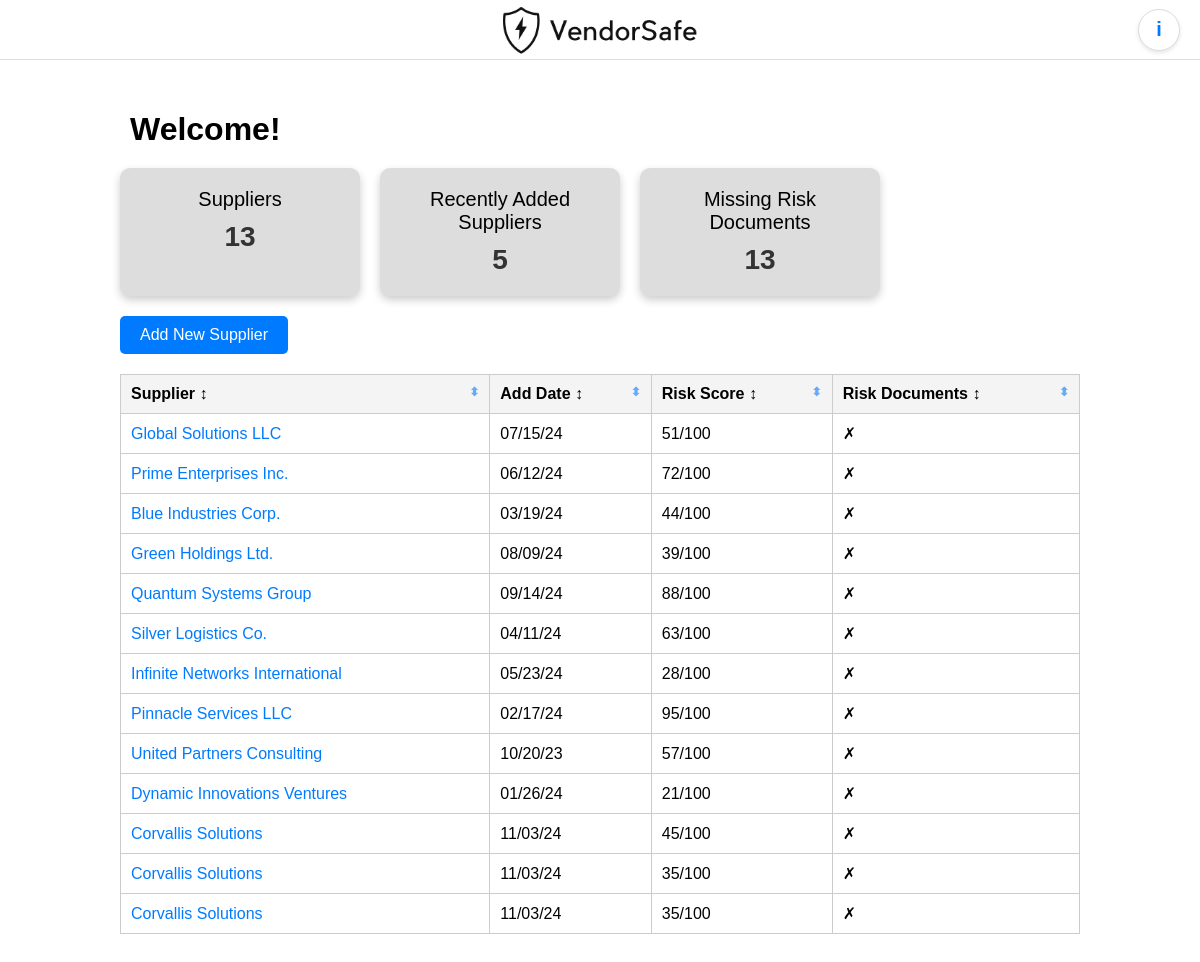
The page / on the database its author committed.
### tables this page shows
CREATE TABLE suppliers (
        vendorId INTEGER PRIMARY KEY AUTOINCREMENT,
        name TEXT NOT NULL,
        addDate TEXT,
        riskScore TEXT,
        hasRiskDocuments BOOLEAN,
        companyAddress TEXT,
        contactName TEXT,
        contactEmail TEXT,
        contactPhone TEXT,
        cybersecurityPolicy TEXT,
        isoCertified TEXT,
        securityTraining TEXT,
        incidentResponse TEXT,
        dataAccessLevel TEXT,
        complianceAudits TEXT
    );

### App.py (the view)
@app.route('/')
def Dashboard():
    conn = get_db_connection()
    suppliers = conn.execute('SELECT * FROM suppliers').fetchall()
    conn.close()
    supplier_data = []
    for supplier in suppliers:
        supplier_dict = dict(supplier)  # Convert sqlite3.Row to a dictionary
        supplier_dict['hasRiskDocuments'] = check_if_supplier_has_documents(supplier_dict['vendorId'])
        supplier_data.append(supplier_dict)
    three_months_ago = datetime.now() - timedelta(days=90)
    recently_added = sum(
        1 for supplier in supplier_data if datetime.strptime(supplier['addDate'], "%m/%d/%y") >= three_months_ago
    )
    missing_documents_count = sum(1 for supplier in supplier_data if not supplier['hasRiskDocuments'])
    data = {
        "suppliers": len(supplier_data),
        "recentlyAdded": recently_added,
        "missingDocuments": missing_documents_count,
        "vendors": supplier_data
    }
    return render_template('Index.html', data=data)

### App.py (called while the page is built)
def get_db_connection():
    conn = sqlite3.connect(DATABASE)
    conn.row_factory = sqlite3.Row
    return conn

def check_if_supplier_has_documents(supplier_id):
    files_in_folder = os.listdir(UPLOAD_FOLDER)
    return any(file.startswith(f"{supplier_id}_") for file in files_in_folder)

### Templates/Index.html (shortened to what this page needs)
<!DOCTYPE html>
<html lang="en">
<head>
    <link rel="stylesheet" href="{{ url_for('static', filename='css/Style.css') }}">
</head>
<body>
    <header class="logoContainer">
        <img src="{{ url_for('static', filename='Images/VendorSafeLogo.png') }}" alt="VendorSafe Logo" class="logo">
        <span onclick="ToggleInfo()" class="infoIcon">i</span>
    </header>
    <div class="dashboard">
        <h1 class="welcomeMessage">Welcome!</h1>
        <div class="summary">
            <div class="summaryBox" onclick="filterTable('all')" style="cursor: pointer;">Suppliers <br><span>{{ data['suppliers'] }}</span></div>
            <div class="summaryBox" onclick="filterTable('recent')" style="cursor: pointer;">Recently Added Suppliers <br><span>{{ data['recentlyAdded'] }}</span></div>
            <div class="summaryBox" onclick="filterTable('missing')" style="cursor: pointer;">Missing Risk Documents <br><span>{{ data['missingDocuments'] }}</span></div>
        </div>
        <div class="table-controls">
            <a href="{{ url_for('AddVendor') }}" class="addSupplierBtn">Add New Supplier</a>
        </div>
        <table id="supplierTable">
            <thead>
                <tr>
                    <th onclick="sortTable(0)">Supplier <span class="sort-icon">↕</span></th>
                    <th onclick="sortTable(1)">Add Date <span class="sort-icon">↕</span></th>
                    <th onclick="sortTable(2)">Risk Score <span class="sort-icon">↕</span></th>
                    <th onclick="sortTable(3)">Risk Documents <span class="sort-icon">↕</span></th>
                </tr>
            </thead>
            <tbody>
                {% for vendor in data['vendors'] %}
                <tr data-add-date="{{ vendor.addDate }}" data-has-documents="{{ 'true' if vendor.hasRiskDocuments else 'false' }}">
                    <td><a href="{{ url_for('VendorProfile', vendorId=vendor.vendorId) }}">{{ vendor.name }}</a></td>
                    <td>{{ vendor.addDate }}</td>
                    <td>{{ vendor.riskScore }}</td>
                    <td>{% if vendor.hasRiskDocuments %}✓{% else %}✗{% endif %}</td>
                </tr>
                {% endfor %}
            </tbody>
        </table>
    </div>
</body>
</html>

### Static/CSS/Style.css (style rules this page uses)
body { font-family: Arial, sans-serif; margin: 0; padding: 0; }
header { font-size: 24px; font-weight: bold; padding: 20px; background: #ffffff; text-align: center; width: 100%; box-sizing: border-box; border-bottom: 1px solid #ddd; position: fixed; top: 0; left: 0; z-index: 1000; height: 60px; }
.dashboard { width: 80%; margin: 10px auto 20px auto; padding: 20px; text-align: left; }
.welcomeMessage { font-size: 32px; font-weight: bold; margin-bottom: 20px; padding-left: 10px; }
.summary { display: flex; justify-content: flex-start; gap: 20px; margin: 20px 0; }
.summaryBox { font-size: 20px; background: #ddd; padding: 20px; width: 200px; border-radius: 10px; box-shadow: 0 4px 8px rgba(0, 0, 0, 0.2); text-align: center; transition: transform 0.2s ease; cursor: pointer; }
.summaryBox span { display: block; font-size: 28px; font-weight: bold; color: #333; margin-top: 10px; }
.table-controls { display: flex; align-items: center; justify-content: space-between; margin-top: 20px; margin-bottom: 10px; }
.addSupplierBtn { display: inline-block; padding: 10px 20px; background: #007bff; color: #fff; text-decoration: none; border-radius: 5px; text-align: center; }
.logoContainer { display: flex; justify-content: center; align-items: center; padding: 20px 0; position: relative; }
.logo { max-width: 200px; height: auto; }
.infoIcon { font-size: 20px; color: #007bff; cursor: pointer; position: absolute; right: 20px; top: 50%; transform: translateY(-50%); background-color: #ffffff; border-radius: 50%; width: 40px; height: 40px; display: flex; align-items: center; justify-content: center; border: 1px solid #ddd; box-shadow: 0 2px 4px rgba(0, 0, 0, 0.1); }
table { width: 100%; margin-top: 20px; border-collapse: collapse; }
table, th, td { border: 1px solid #ccc; padding: 10px; text-align: left; }
th { background-color: #f4f4f4; position: relative; cursor: pointer; }
th::after { content: '⬍'; position: absolute; right: 10px; font-size: 12px; color: #007bff; opacity: 0.6; }
td a { color: #007bff; text-decoration: none; }

### rows shown on the page
suppliers: name "Global Solutions LLC", addDate "07/15/24", riskScore "51/100"
suppliers: name "Prime Enterprises Inc.", addDate "06/12/24", riskScore "72/100"
suppliers: name "Blue Industries Corp.", addDate "03/19/24", riskScore "44/100"
suppliers: name "Green Holdings Ltd.", addDate "08/09/24", riskScore "39/100"
suppliers: name "Quantum Systems Group", addDate "09/14/24", riskScore "88/100"
suppliers: name "Silver Logistics Co.", addDate "04/11/24", riskScore "63/100"
suppliers: name "Infinite Networks International", addDate "05/23/24", riskScore "28/100"
suppliers: name "Pinnacle Services LLC", addDate "02/17/24", riskScore "95/100"
suppliers: name "United Partners Consulting", addDate "10/20/23", riskScore "57/100"
suppliers: name "Dynamic Innovations Ventures", addDate "01/26/24", riskScore "21/100"
suppliers: name "Corvallis Solutions", addDate "11/03/24", riskScore "45/100"
suppliers: name "Corvallis Solutions", addDate "11/03/24", riskScore "35/100"
suppliers: name "Corvallis Solutions", addDate "11/03/24", riskScore "35/100"

### other values the page prints
{{ data['suppliers'] }} "13"
{{ data['recentlyAdded'] }} "5"
{{ data['missingDocuments'] }} "13"
